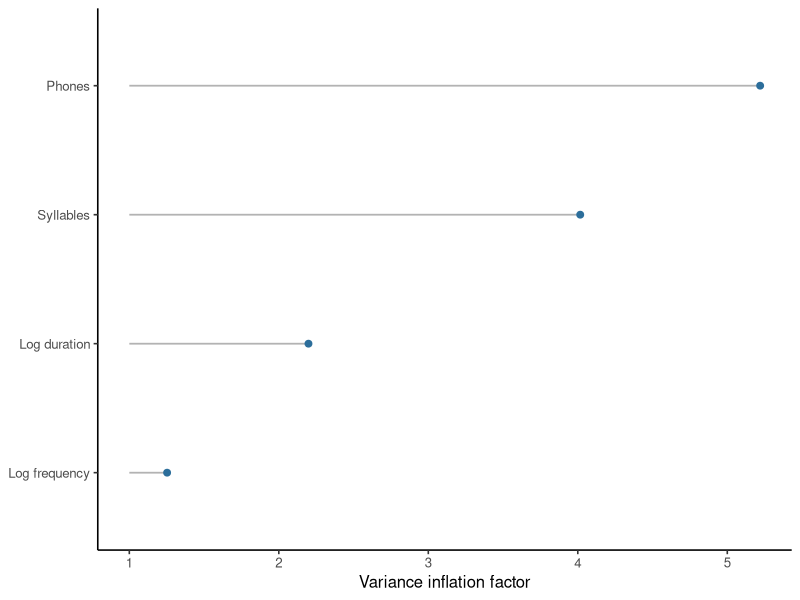

Source code (R):
## ---- chunk 1
#| label: compute-mald-vifs
library(ggplot2)

mald <- read.csv("data/mald/mald-items.csv", stringsAsFactors = FALSE)
predictor_names <- c(
  "log_frequency_subtlex", "log_duration", "n_phones", "n_syllables"
)

vif_table <- do.call(rbind, lapply(
  predictor_names,
  function(response) {
    predictors <- setdiff(predictor_names, response)
    auxiliary <- lm(
      reformulate(predictors, response = response),
      data = mald
    )
    auxiliary_r_squared <- summary(auxiliary)$r.squared
    data.frame(
      predictor = response,
      auxiliary_r_squared = auxiliary_r_squared,
      vif = 1 / (1 - auxiliary_r_squared),
      se_multiplier = sqrt(1 / (1 - auxiliary_r_squared))
    )
  }
))
row.names(vif_table) <- NULL

stopifnot(all(vif_table$vif >= 1))

vif_table
## ---- chunk 2
#| label: plot-mald-vifs
#| fig-cap: "Variance inflation factors computed from the observed matrix of MALD item predictors."
predictor_labels <- c(
  log_frequency_subtlex = "Log frequency",
  log_duration = "Log duration",
  n_phones = "Phones",
  n_syllables = "Syllables"
)
vif_table$predictor_label <- factor(
  unname(predictor_labels[vif_table$predictor]),
  levels = unname(predictor_labels[vif_table$predictor[order(vif_table$vif)]])
)

ggplot(vif_table, aes(vif, predictor_label)) +
  geom_segment(
    aes(x = 1, xend = vif, yend = predictor_label),
    color = "grey70",
    linewidth = 0.6
  ) +
  geom_point(color = "#2C6E9B", size = 2) +
  labs(x = "Variance inflation factor", y = NULL) +
  theme_classic(base_size = 12)
